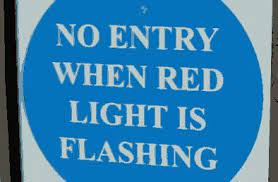
#> input picture ImageProcessing/codigos/tesseract/Texto1.jpg, 278 x 182 px
$ python treseracto3.py
#> lines starting #> are read from the running program, lines starting #| are printed output that depends on the picture
import pytesseract
import cv2
img = cv2.imread('Texto1.jpg')
#> img is the input picture: shape (182, 278, 3); mean B, G, R 175.1, 128, 52.9
pytesseract.pytesseract.tesseract_cmd = 'C:/Program Files/Tesseract-OCR/tesseract.exe'

img = cv2.resize(img, (600, 360))
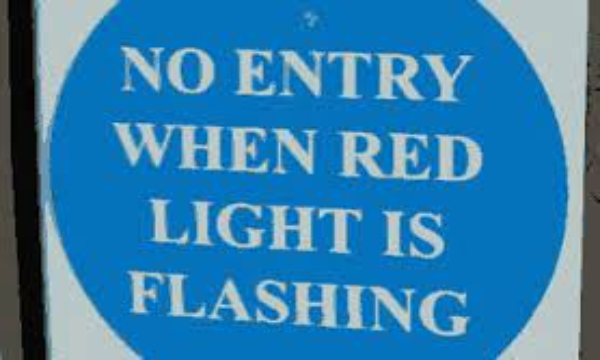
#> img: shape (360, 600, 3); mean B, G, R 175, 128, 52.8
hImg, wImg, _ = img.shape
#> hImg = 360; wImg = 600

#> (the run stopped early here; a loop or call above may not have finished)
